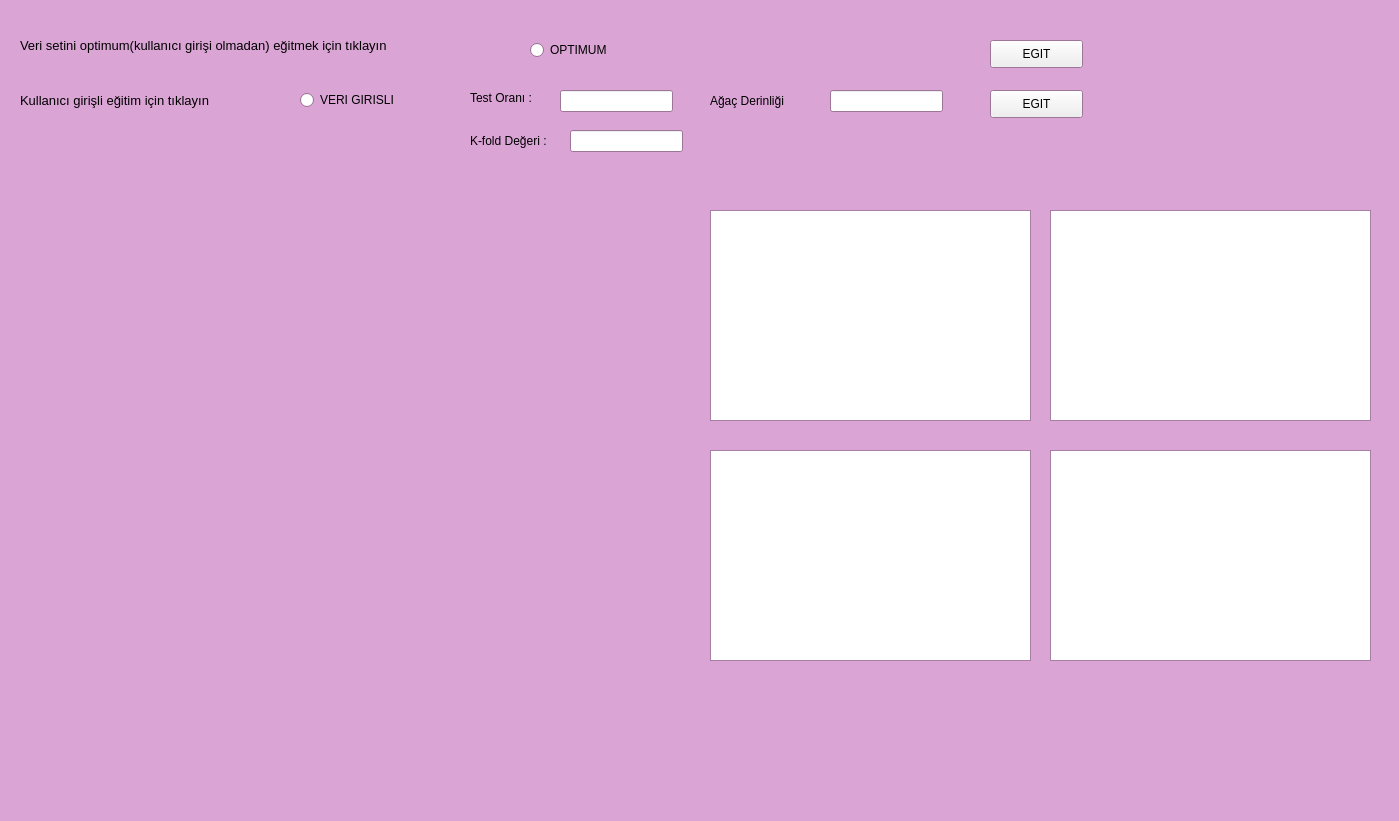
<?xml version="1.0" encoding="UTF-8"?>
<ui version="4.0">
 <class>Form</class>
 <widget class="QWidget" name="Form">
  <property name="geometry">
   <rect>
    <x>0</x>
    <y>0</y>
    <width>1399</width>
    <height>821</height>
   </rect>
  </property>
  <property name="palette">
   <palette>
    <active>
     <colorrole role="Base">
      <brush brushstyle="SolidPattern">
       <color alpha="255">
        <red>255</red>
        <green>255</green>
        <blue>255</blue>
       </color>
      </brush>
     </colorrole>
     <colorrole role="Window">
      <brush brushstyle="SolidPattern">
       <color alpha="255">
        <red>218</red>
        <green>164</green>
        <blue>213</blue>
       </color>
      </brush>
     </colorrole>
    </active>
    <inactive>
     <colorrole role="Base">
      <brush brushstyle="SolidPattern">
       <color alpha="255">
        <red>255</red>
        <green>255</green>
        <blue>255</blue>
       </color>
      </brush>
     </colorrole>
     <colorrole role="Window">
      <brush brushstyle="SolidPattern">
       <color alpha="255">
        <red>218</red>
        <green>164</green>
        <blue>213</blue>
       </color>
      </brush>
     </colorrole>
    </inactive>
    <disabled>
     <colorrole role="Base">
      <brush brushstyle="SolidPattern">
       <color alpha="255">
        <red>218</red>
        <green>164</green>
        <blue>213</blue>
       </color>
      </brush>
     </colorrole>
     <colorrole role="Window">
      <brush brushstyle="SolidPattern">
       <color alpha="255">
        <red>218</red>
        <green>164</green>
        <blue>213</blue>
       </color>
      </brush>
     </colorrole>
    </disabled>
   </palette>
  </property>
  <property name="windowTitle">
   <string>Form</string>
  </property>
  <widget class="QLabel" name="label">
   <property name="geometry">
    <rect>
     <x>20</x>
     <y>30</y>
     <width>481</width>
     <height>31</height>
    </rect>
   </property>
   <property name="font">
    <font>
     <pointsize>10</pointsize>
    </font>
   </property>
   <property name="text">
    <string>Veri setini optimum(kullanıcı girişi olmadan) eğitmek için tıklayın</string>
   </property>
  </widget>
  <widget class="QLabel" name="CrossVal">
   <property name="geometry">
    <rect>
     <x>570</x>
     <y>420</y>
     <width>141</width>
     <height>16</height>
    </rect>
   </property>
   <property name="text">
    <string/>
   </property>
  </widget>
  <widget class="QLabel" name="label_17">
   <property name="geometry">
    <rect>
     <x>470</x>
     <y>130</y>
     <width>101</width>
     <height>21</height>
    </rect>
   </property>
   <property name="font">
    <font>
     <pointsize>9</pointsize>
    </font>
   </property>
   <property name="text">
    <string>K-fold Değeri :</string>
   </property>
  </widget>
  <widget class="QTableWidget" name="TableX_train">
   <property name="geometry">
    <rect>
     <x>710</x>
     <y>210</y>
     <width>321</width>
     <height>211</height>
    </rect>
   </property>
  </widget>
  <widget class="QLineEdit" name="agacderinligi_al">
   <property name="geometry">
    <rect>
     <x>830</x>
     <y>90</y>
     <width>113</width>
     <height>22</height>
    </rect>
   </property>
  </widget>
  <widget class="QLabel" name="Recall">
   <property name="geometry">
    <rect>
     <x>570</x>
     <y>300</y>
     <width>141</width>
     <height>16</height>
    </rect>
   </property>
   <property name="text">
    <string/>
   </property>
  </widget>
  <widget class="QTableWidget" name="TableY_train">
   <property name="geometry">
    <rect>
     <x>1050</x>
     <y>210</y>
     <width>321</width>
     <height>211</height>
    </rect>
   </property>
  </widget>
  <widget class="QPushButton" name="girisli_egit">
   <property name="geometry">
    <rect>
     <x>990</x>
     <y>90</y>
     <width>93</width>
     <height>28</height>
    </rect>
   </property>
   <property name="text">
    <string>EGIT</string>
   </property>
  </widget>
  <widget class="QLabel" name="LblGoruntu">
   <property name="geometry">
    <rect>
     <x>30</x>
     <y>170</y>
     <width>441</width>
     <height>351</height>
    </rect>
   </property>
   <property name="text">
    <string/>
   </property>
  </widget>
  <widget class="QRadioButton" name="radio_verigir">
   <property name="geometry">
    <rect>
     <x>300</x>
     <y>90</y>
     <width>101</width>
     <height>20</height>
    </rect>
   </property>
   <property name="text">
    <string>VERI GIRISLI</string>
   </property>
  </widget>
  <widget class="QLabel" name="label_2">
   <property name="geometry">
    <rect>
     <x>20</x>
     <y>90</y>
     <width>251</width>
     <height>21</height>
    </rect>
   </property>
   <property name="font">
    <font>
     <pointsize>10</pointsize>
    </font>
   </property>
   <property name="text">
    <string>Kullanıcı girişli eğitim için tıklayın</string>
   </property>
  </widget>
  <widget class="QTableWidget" name="TableX_test">
   <property name="geometry">
    <rect>
     <x>710</x>
     <y>450</y>
     <width>321</width>
     <height>211</height>
    </rect>
   </property>
  </widget>
  <widget class="QLabel" name="label_4">
   <property name="geometry">
    <rect>
     <x>710</x>
     <y>90</y>
     <width>121</width>
     <height>21</height>
    </rect>
   </property>
   <property name="font">
    <font>
     <pointsize>9</pointsize>
    </font>
   </property>
   <property name="text">
    <string>Ağaç Derinliği</string>
   </property>
  </widget>
  <widget class="QTableWidget" name="TableY_test">
   <property name="geometry">
    <rect>
     <x>1050</x>
     <y>450</y>
     <width>321</width>
     <height>211</height>
    </rect>
   </property>
  </widget>
  <widget class="QLabel" name="F1Score">
   <property name="geometry">
    <rect>
     <x>570</x>
     <y>380</y>
     <width>141</width>
     <height>16</height>
    </rect>
   </property>
   <property name="text">
    <string/>
   </property>
  </widget>
  <widget class="QLabel" name="Accuracy">
   <property name="geometry">
    <rect>
     <x>570</x>
     <y>220</y>
     <width>141</width>
     <height>16</height>
    </rect>
   </property>
   <property name="text">
    <string/>
   </property>
  </widget>
  <widget class="QLabel" name="Specificity">
   <property name="geometry">
    <rect>
     <x>570</x>
     <y>340</y>
     <width>141</width>
     <height>16</height>
    </rect>
   </property>
   <property name="text">
    <string/>
   </property>
  </widget>
  <widget class="QRadioButton" name="radio_optm">
   <property name="geometry">
    <rect>
     <x>530</x>
     <y>40</y>
     <width>95</width>
     <height>20</height>
    </rect>
   </property>
   <property name="text">
    <string>OPTIMUM</string>
   </property>
  </widget>
  <widget class="QLineEdit" name="fold_deger">
   <property name="geometry">
    <rect>
     <x>570</x>
     <y>130</y>
     <width>113</width>
     <height>22</height>
    </rect>
   </property>
  </widget>
  <widget class="QLabel" name="label_3">
   <property name="geometry">
    <rect>
     <x>470</x>
     <y>90</y>
     <width>81</width>
     <height>16</height>
    </rect>
   </property>
   <property name="font">
    <font>
     <pointsize>9</pointsize>
    </font>
   </property>
   <property name="text">
    <string>Test Oranı :</string>
   </property>
  </widget>
  <widget class="QPushButton" name="optimum_egit">
   <property name="geometry">
    <rect>
     <x>990</x>
     <y>40</y>
     <width>93</width>
     <height>28</height>
    </rect>
   </property>
   <property name="text">
    <string>EGIT</string>
   </property>
  </widget>
  <widget class="QLineEdit" name="test_al">
   <property name="geometry">
    <rect>
     <x>560</x>
     <y>90</y>
     <width>113</width>
     <height>22</height>
    </rect>
   </property>
  </widget>
  <widget class="QLabel" name="Precision">
   <property name="geometry">
    <rect>
     <x>570</x>
     <y>260</y>
     <width>141</width>
     <height>16</height>
    </rect>
   </property>
   <property name="text">
    <string/>
   </property>
  </widget>
 </widget>
 <resources/>
 <connections/>
</ui>
